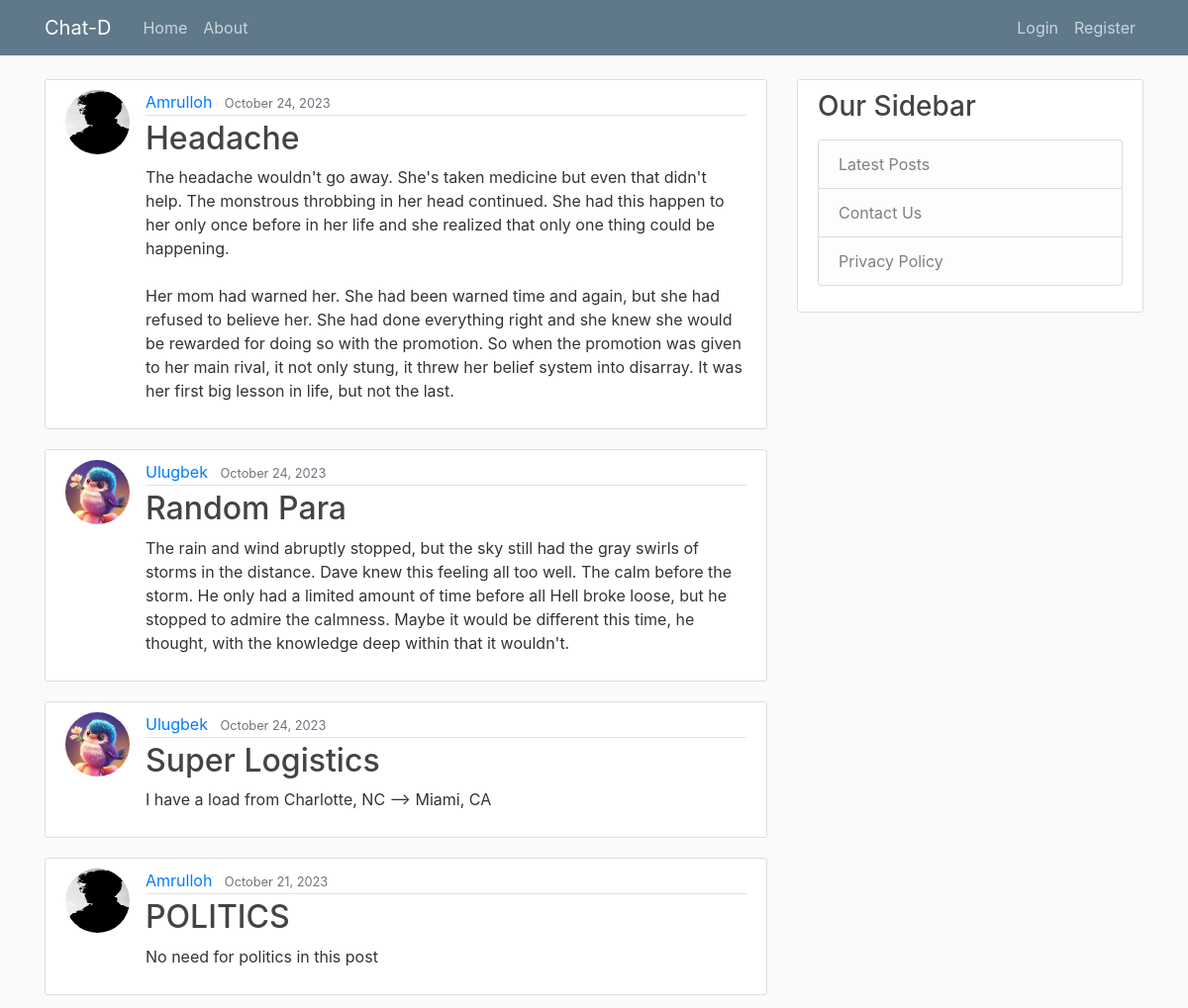
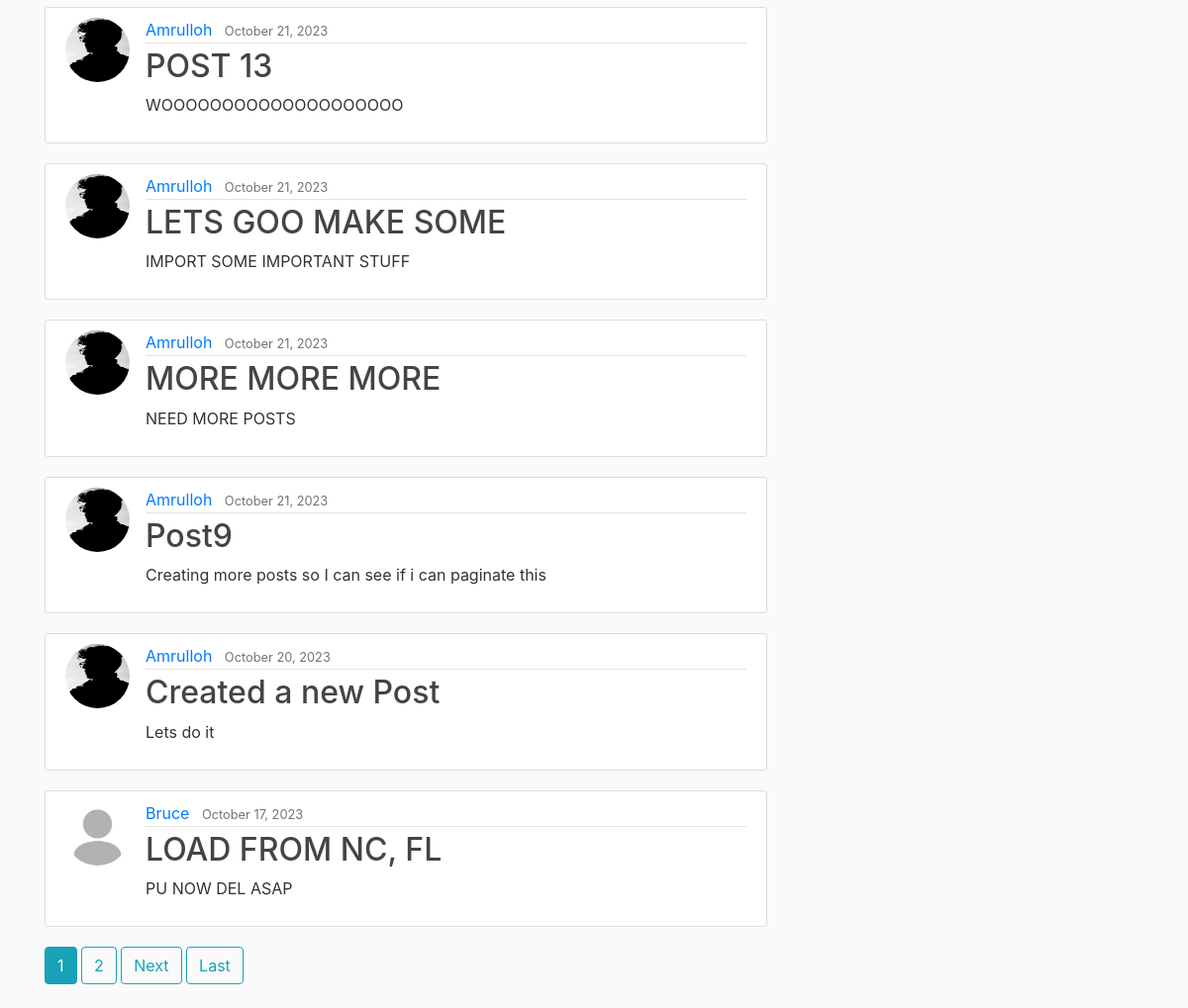
The page / on the database its author committed (2 pictures, top to bottom).
### blog/models.py (models this page shows, shortened)
class Post(models.Model):
    title = models.CharField(max_length=100)
    content = models.TextField()
    date_posted =models.DateTimeField(default = timezone.now)
    author = models.ForeignKey(User, on_delete=models.CASCADE)

### users/models.py (models this page shows, shortened)
class profile(models.Model):
    user = models.OneToOneField(User, on_delete=models.CASCADE)
    bio = models.TextField()
    date_opened =models.DateTimeField(auto_now_add=True)
    image = models.ImageField(default='default.jpg', upload_to = 'profile_pics')

### blog/views.py (the view)
# urls.py: path('',PostListView.as_view(), name="blog-home"),
class PostListView(ListView):
    model = Post
    template_name = 'blog/home.html'
    context_object_name = 'posts'
    ordering = ['-date_posted']
    paginate_by = 10

### blog/templates/blog/home.html (shortened to what this page needs)
{% extends "blog/base.html"%}
{% block content %}
    {% for post in posts %}
    <article class="media content-section">
      <img class="rounded-circle article-img" src="{{ post.author.profile.image.url }}" alt="{{ post.author.username }}">
      <div class="media-body">
          <div class="article-metadata">
              <a class="mr-2" href="{% url 'user-posts' post.author.username %}">{{ post.author }}</a>
              <small class="text-muted">{{ post.date_posted | date:"F d, Y" }}</small>
          </div>
          <h2><a class="article-title" href="{% url 'post-detail' post.id %}">{{ post.title }}</a></h2>
          <p class="article-content">{{ post.content }}</p>
      </div>
  </article>
    {%endfor%}
      {% if is_paginated %}
        {% for num in page_obj.paginator.page_range %}
          {% if page_obj.number == num%}
            <a class = 'btn btn-info mb-4' href='?page={{num}}'> {{num}} </a>
            {% elif num > page_obj.number|add:'-3' and num < page_obj.number|add:'3' %}
              <a class = 'btn btn-outline-info mb-4' href='?page={{num}}'> {{num}} </a>
          {% endif%}
        {% endfor%}
        {% if page_obj.has_next%}
          <a class = 'btn btn-outline-info mb-4' href='?page={{page_obj.next_page_number}}'> Next </a>
          <a class = 'btn btn-outline-info mb-4' href='?page={{page_obj.paginator.num_pages}}'> Last </a>
        {%endif%}
      {% endif%}
{%endblock content%}

### blog/templates/blog/base.html (shortened to what this page needs)
{% load static %}
<!DOCTYPE html>
<html>
<head>
    <link rel="stylesheet" href="https://cdn.jsdelivr.net/npm/bootstrap@4.0.0/dist/css/bootstrap.min.css">
    <link rel="stylesheet" type="text/css" href="{% static "blog/main.css" %}">
</head>
<body>
 <header class="site-header">
    <nav class="navbar navbar-expand-md navbar-dark bg-steel fixed-top">
        <div class="container">
            <a class="navbar-brand mr-4" href="{% url "blog-home"%}">Chat-D</a>
            <div class="collapse navbar-collapse" id="navbarToggle">
                <div class="navbar-nav mr-auto">
                    <a class="nav-item nav-link" href="{% url "blog-home"%}">Home</a>
                    <a class="nav-item nav-link" href="{%url "blog-about"%}">About</a>
                </div>
                <div class="navbar-nav">
                    {% if user.is_authenticated%}
                    <a class="nav-item nav-link" href="{%url "post-create" %}">New Post</a>
                    <a class="nav-item nav-link" href="{%url "profile" %}">Profile</a>
                    <a class="nav-item nav-link" href="{%url "logout" %}">Logout</a>
                    {% else %}
                    <a class="nav-item nav-link" href="{%url "login" %}">Login</a>
                    <a class="nav-item nav-link" href="{%url "register" %}">Register</a>
                    {% endif%}
                </div>
            </div>
        </div>
    </nav>
</header>
<main role="main" class="container main-content">
    <div class="row">
        <div class="col-md-8">
            {% block content %}{% endblock %}
        </div>
        <div class="col-md-4">
            <div class="content-section sticky-sidebar">
                <h3>Our Sidebar</h3>
                <p class='text-muted'>
                  <ul class="list-group">
                    <li class="list-group-item list-group-item-light">
                        <a href="{% url 'blog-home' %}" style="color: grey;">Latest Posts</a>
                    </li>
                    <li class="list-group-item list-group-item-light">
                        <a href="{% url 'contact-us' %}" style="color: grey;">Contact Us</a>
                    </li>
                    <li class="list-group-item list-group-item-light">
                        <a href="https://policies.google.com/privacy?hl=en-US" style="color: grey;">Privacy Policy</a>
                    </li>
                </ul>
                </p>
            </div>
        </div>
    </div>
</main>
</body>
</html>

### blog/static/blog/main.css (style rules this page uses)
body { background: #fafafa; color: #333333; margin-top: 5rem; }
.sticky-sidebar { position: -webkit-sticky; position: sticky; top: 0px; }
.main-content { padding-top: 0px; }
h1, h2, h3, h4, h5, h6 { color: #444444; }
ul { margin: 0; }
.bg-steel { background-color: #5f788a; }
.site-header .navbar-nav .nav-link { color: #cbd5db; }
.content-section { background: #ffffff; padding: 10px 20px; border: 1px solid #dddddd; border-radius: 3px; margin-bottom: 20px; }
.article-title { color: #444444; }
.article-content { white-space: pre-line; }
.article-img { height: 65px; width: 65px; margin-right: 16px; }
.article-metadata { padding-bottom: 1px; margin-bottom: 4px; border-bottom: 1px solid #e3e3e3 }

### rows shown on the page
Post: author.profile.image (placeholder picture), author "Amrulloh", date_posted "October 24, 2023", title "Headache", content "The headache wouldn't go away. She's taken medicine but even that didn't help. The monstrous throbbing in her head continued. She had this happen to her only once before in her life and she realized that only one thing could be happening. Her mom had warned her. She had been warned time and again, but she had refused to believe her. She had done everything right and she knew she would be rewarded for doing so with the promotion. So when the promotion was given to her main rival, it not only stung, it threw her belief system into disarray. It was her first big lesson in life, but not the last."
Post: author.profile.image (picture), author "Ulugbek", date_posted "October 24, 2023", title "Random Para", content "The rain and wind abruptly stopped, but the sky still had the gray swirls of storms in the distance. Dave knew this feeling all too well. The calm before the storm. He only had a limited amount of time before all Hell broke loose, but he stopped to admire the calmness. Maybe it would be different this time, he thought, with the knowledge deep within that it wouldn't."
Post: author.profile.image (picture), author "Ulugbek", date_posted "October 24, 2023", title "Super Logistics", content "I have a load from Charlotte, NC --> Miami, CA"
Post: author.profile.image (placeholder picture), author "Amrulloh", date_posted "October 21, 2023", title "POLITICS", content "No need for politics in this post"
Post: author.profile.image (placeholder picture), author "Amrulloh", date_posted "October 21, 2023", title "POST 13", content "WOOOOOOOOOOOOOOOOOOOO"
Post: author.profile.image (placeholder picture), author "Amrulloh", date_posted "October 21, 2023", title "LETS GOO MAKE SOME", content "IMPORT SOME IMPORTANT STUFF"
Post: author.profile.image (placeholder picture), author "Amrulloh", date_posted "October 21, 2023", title "MORE MORE MORE", content "NEED MORE POSTS"
Post: author.profile.image (placeholder picture), author "Amrulloh", date_posted "October 21, 2023", title "Post9", content "Creating more posts so I can see if i can paginate this"
Post: author.profile.image (placeholder picture), author "Amrulloh", date_posted "October 20, 2023", title "Created a new Post", content "Lets do it"
Post: author.profile.image (placeholder picture), author "Bruce", date_posted "October 17, 2023", title "LOAD FROM NC, FL", content "PU NOW DEL ASAP"

### other values the page prints
{{ num }} "1"
{{ num }} "2"
